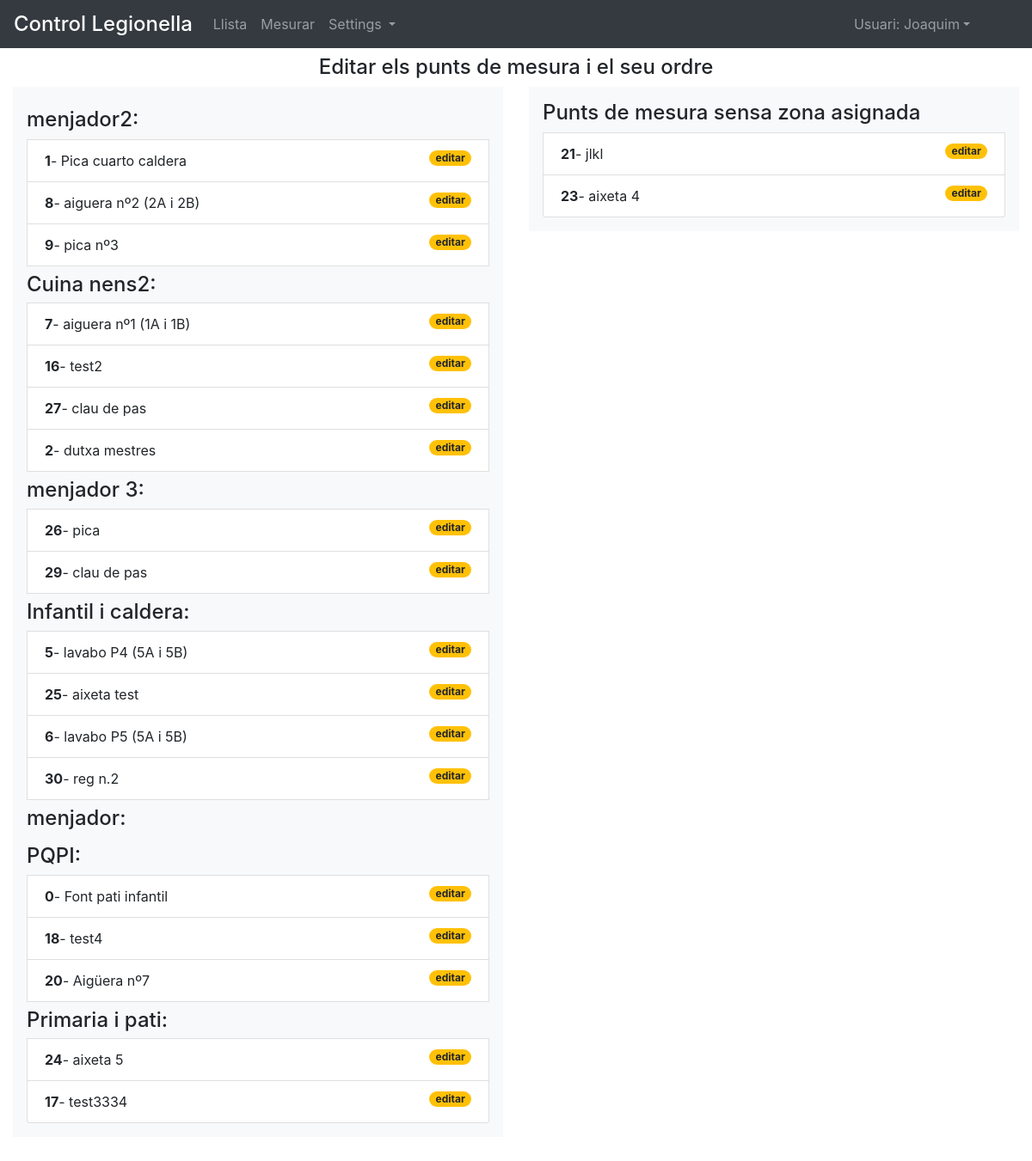
The app's page /edit_point/ (signed in), older data.
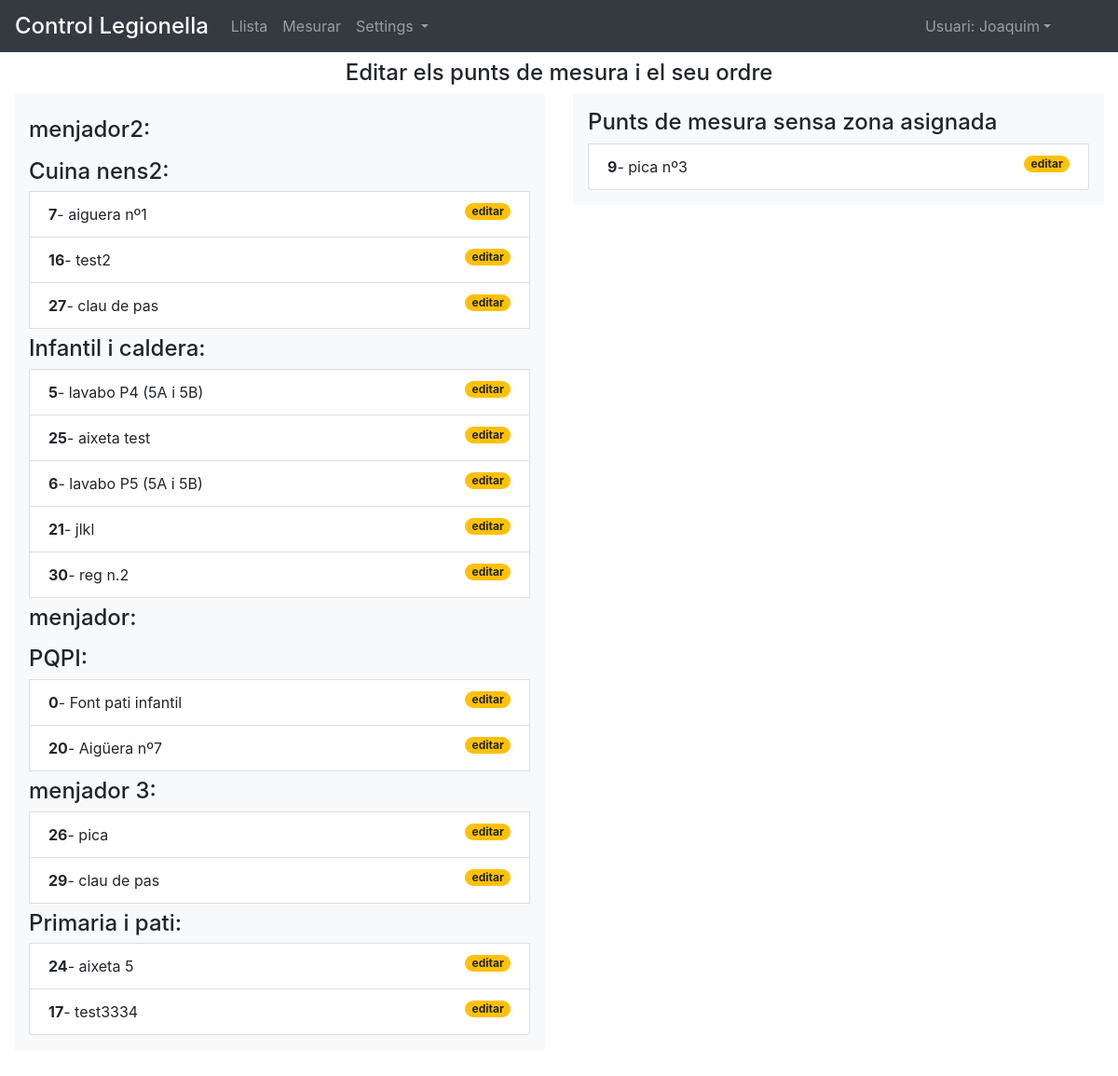
The same page, newer data.
### control/models.py (models this page shows)
class Area(models.Model):
	area				= models.CharField(max_length=50, null=False, unique=True, error_messages={'unique':"Ja existeix!"})
	weight 				= models.IntegerField(null=True, unique=False)
	class Meta:
		verbose_name 		= 'Area'
		verbose_name_plural = 'Areas'
		ordering 			= ['weight','id']
	def __str__(self): return str(self.area)

class Measure_point(models.Model):
	area				= models.ForeignKey(Area, null=True,on_delete=models.SET_NULL)
	type_measure 		= models.ManyToManyField(Type_measure, blank=True)
	name 				= models.CharField(max_length=50, null=False, unique=False)
	number 				= models.IntegerField(null=False, unique=True)
	weight 				= models.IntegerField(null=True, unique=False)
	class Meta:
		ordering 			= ['weight']
		verbose_name 		= 'Punt de mesura'
		verbose_name_plural = 'Punts de mesura'
	def __str__(self): return str(self.name)

### control/views.py (the view)
# urls.py: url(r'^edit_point/$', edit_mesure_point_view, name='edit_point'),
@login_required()
def edit_mesure_point_view(request,*args,**kwargs):
	area_all 				= Area.objects.all()
	measure_point_orphan 	= Measure_point.objects.filter(area__isnull=True)
	context 	= { 'area_all':area_all,
					'measure_point_orphan': measure_point_orphan
	}
	return render(request, 'control/edit_mesure_point.html', context)

### templates/control/edit_mesure_point.html (shortened to what this page needs)
{% extends "control/base.html" %}
{% block content %}
<div class="row mt-2">
	<div class="col">
		<h4 class="text-center">Editar els punts de mesura i el seu ordre</h4>
<div class="row mb-5 mt-2">
	<div class="col col-6">
		<ul id="simpleList" class="list-group bg-light p-3" data-d = "{% url 'set_point_order' %}">
{% for a in area_all %}
	{% if forloop.first %}
			<h4 class="mt-2"> {{a}}:</h4>
	{% else %}
			<li class="list-group-item border-0 mt-2 p-0" style="list-style: none; background: none;" data-id="area|{{a.id}}">
				<h4> {{a}}:</h4>
			</li>
	{% endif %}
	{% for j in a.measure_point_set.all %}
			<li class="list-group-item my-handle" data-id="point|{{j.id}}">
				<span class="area"><span class="font-weight-bold">{{j.number}}</span>- {{j}}</span>
				<a href="{% url 'edit_point2' %}?point={{j.pk}}"> <span class="badge badge-warning badge-pill float-right ml-3 js-edit">editar</span>
				</span> </a>
			</li>
	{% endfor %}
{% endfor %}
		</ul>
	</div>
	<div class="col col-6" style="position:fixed; right: 0;">
		<ul id="simpleList3" class="list-group bg-light p-3">
			<h4> Punts de mesura sensa zona asignada </h4>
{% for j in measure_point_orphan %}
		<li class="list-group-item my-handle" data-id="point|{{j.id}}">
			<span class="area"><span class="font-weight-bold">{{j.number}}</span>- {{j}}</span>
			<a href="{% url 'edit_point2' %}?point={{j.pk}}"> <span class="badge badge-warning badge-pill float-right ml-3 js-edit">editar</span>
			</span> </a>
		</li>
{% endfor %}
		</ul>
	</div>
</div>
{% endblock content %}

Row changes from the older to the newer data that the page shows:
removed Measure_point: number "1", name "Pica cuarto caldera", shown under Area "menjador2"
removed Measure_point: number "8", name "aiguera nº2 (2A i 2B)", shown under Area "menjador2"
removed Measure_point: number "2", name "dutxa mestres", shown under Area "Cuina nens2"
no longer on one of the page's lists (row edited): Measure_point: number "21", name "jlkl"
removed Measure_point: number "18", name "test4", shown under Area "PQPI"
removed Measure_point: number "23", name "aixeta 4", shown under "Punts de mesura sensa zona asignada"
changed Area "menjador2": loses Measure_point (number "9", name "pica nº3")
changed Measure_point: name "aiguera nº1 (1A i 1B)" → "aiguera nº1"
changed Area "Infantil i caldera": gains Measure_point (number "21", name "jlkl")
changed Area "menjador 3": moves down the list
now on one of the page's lists (row edited): Measure_point: number "9", name "pica nº3"
